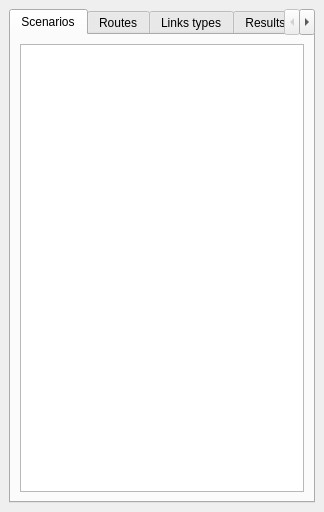
<?xml version="1.0" encoding="UTF-8"?>
<ui version="4.0">
 <class>ScenariosSelector</class>
 <widget class="QDockWidget" name="ScenariosSelector">
  <property name="geometry">
   <rect>
    <x>0</x>
    <y>0</y>
    <width>324</width>
    <height>512</height>
   </rect>
  </property>
  <property name="windowTitle">
   <string>Qtranus Scenarios</string>
  </property>
  <widget class="QWidget" name="dockWidgetContents">
   <layout class="QVBoxLayout" name="verticalLayout_3">
    <item>
     <widget class="QTabWidget" name="tabWidget">
      <property name="currentIndex">
       <number>0</number>
      </property>
      <widget class="QWidget" name="scenarios_tab">
       <property name="toolTip">
        <string>&lt;html&gt;&lt;head/&gt;&lt;body&gt;&lt;p&gt;w&lt;/p&gt;&lt;/body&gt;&lt;/html&gt;</string>
       </property>
       <attribute name="title">
        <string>Scenarios</string>
       </attribute>
       <layout class="QVBoxLayout" name="verticalLayout">
        <item>
         <widget class="QTreeView" name="scenarios"/>
        </item>
       </layout>
      </widget>
      <widget class="QWidget" name="routes">
       <attribute name="title">
        <string>Routes</string>
       </attribute>
       <layout class="QVBoxLayout" name="verticalLayout_2">
        <item>
         <layout class="QHBoxLayout" name="horizontalLayout">
          <item>
           <spacer name="horizontalSpacer">
            <property name="orientation">
             <enum>Qt::Horizontal</enum>
            </property>
            <property name="sizeHint" stdset="0">
             <size>
              <width>40</width>
              <height>20</height>
             </size>
            </property>
           </spacer>
          </item>
          <item>
           <widget class="QPushButton" name="btn_add_route">
            <property name="text">
             <string>Add</string>
            </property>
           </widget>
          </item>
         </layout>
        </item>
        <item>
         <widget class="QTreeView" name="routes_tree"/>
        </item>
       </layout>
      </widget>
      <widget class="QWidget" name="tab">
       <attribute name="title">
        <string>Links types</string>
       </attribute>
       <layout class="QVBoxLayout" name="verticalLayout_5">
        <item>
         <layout class="QVBoxLayout" name="verticalLayout_4">
          <item>
           <layout class="QHBoxLayout" name="horizontalLayout_2">
            <item>
             <spacer name="horizontalSpacer_2">
              <property name="orientation">
               <enum>Qt::Horizontal</enum>
              </property>
              <property name="sizeHint" stdset="0">
               <size>
                <width>40</width>
                <height>20</height>
               </size>
              </property>
             </spacer>
            </item>
            <item>
             <widget class="QPushButton" name="btn_add_linktype">
              <property name="text">
               <string>Add</string>
              </property>
             </widget>
            </item>
           </layout>
          </item>
          <item>
           <widget class="QTreeView" name="linktypes_tree"/>
          </item>
         </layout>
        </item>
       </layout>
      </widget>
      <widget class="QWidget" name="tab_2">
       <attribute name="title">
        <string>Results - Paths</string>
       </attribute>
       <layout class="QVBoxLayout" name="verticalLayout_9">
        <item>
         <layout class="QVBoxLayout" name="verticalLayout_8">
          <item>
           <layout class="QHBoxLayout" name="horizontalLayout_5">
            <item>
             <widget class="QLabel" name="label_5">
              <property name="text">
               <string>Scenario:</string>
              </property>
             </widget>
            </item>
            <item>
             <widget class="QLabel" name="lbl_scenario_code">
              <property name="text">
               <string>N/A</string>
              </property>
             </widget>
            </item>
           </layout>
          </item>
          <item>
           <layout class="QHBoxLayout" name="horizontalLayout_3">
            <item>
             <layout class="QFormLayout" name="formLayout">
              <item row="0" column="0">
               <widget class="QLabel" name="label">
                <property name="text">
                 <string>Origin</string>
                </property>
               </widget>
              </item>
              <item row="0" column="1">
               <widget class="QComboBox" name="cb_origin"/>
              </item>
              <item row="1" column="0">
               <widget class="QLabel" name="label_2">
                <property name="text">
                 <string>Destination</string>
                </property>
               </widget>
              </item>
              <item row="1" column="1">
               <widget class="QComboBox" name="cb_destination"/>
              </item>
             </layout>
            </item>
            <item>
             <layout class="QFormLayout" name="formLayout_2">
              <item row="0" column="0">
               <widget class="QLabel" name="label_3">
                <property name="text">
                 <string>Mode</string>
                </property>
               </widget>
              </item>
              <item row="0" column="1">
               <widget class="QComboBox" name="cb_mode"/>
              </item>
             </layout>
            </item>
           </layout>
          </item>
          <item>
           <layout class="QHBoxLayout" name="horizontalLayout_4">
            <item>
             <widget class="QLabel" name="label_6">
              <property name="text">
               <string>Paths:</string>
              </property>
             </widget>
            </item>
            <item>
             <widget class="QComboBox" name="cb_path"/>
            </item>
            <item>
             <widget class="QLabel" name="label_7">
              <property name="text">
               <string>of</string>
              </property>
             </widget>
            </item>
            <item>
             <widget class="QLabel" name="lbl_total_paths">
              <property name="text">
               <string>0</string>
              </property>
             </widget>
            </item>
           </layout>
          </item>
          <item>
           <widget class="QTabWidget" name="tabWidget_2">
            <property name="currentIndex">
             <number>0</number>
            </property>
            <widget class="QWidget" name="tab_3">
             <attribute name="title">
              <string>Desutilities</string>
             </attribute>
             <layout class="QHBoxLayout" name="horizontalLayout_7">
              <item>
               <layout class="QVBoxLayout" name="verticalLayout_6">
                <item>
                 <layout class="QHBoxLayout" name="horizontalLayout_6">
                  <item>
                   <widget class="QLabel" name="label_10">
                    <property name="text">
                     <string>Aggregate desutilities:</string>
                    </property>
                   </widget>
                  </item>
                  <item>
                   <widget class="QLabel" name="lbl_total_aggregate">
                    <property name="text">
                     <string>Total</string>
                    </property>
                   </widget>
                  </item>
                 </layout>
                </item>
                <item>
                 <widget class="QTableWidget" name="tbl_desutilities"/>
                </item>
               </layout>
              </item>
             </layout>
            </widget>
            <widget class="QWidget" name="tab_4">
             <attribute name="title">
              <string>Path Links</string>
             </attribute>
             <layout class="QVBoxLayout" name="verticalLayout_7">
              <item>
               <widget class="QTreeView" name="paths_links_tree"/>
              </item>
             </layout>
            </widget>
           </widget>
          </item>
         </layout>
        </item>
       </layout>
      </widget>
     </widget>
    </item>
   </layout>
  </widget>
 </widget>
 <resources/>
 <connections/>
</ui>
